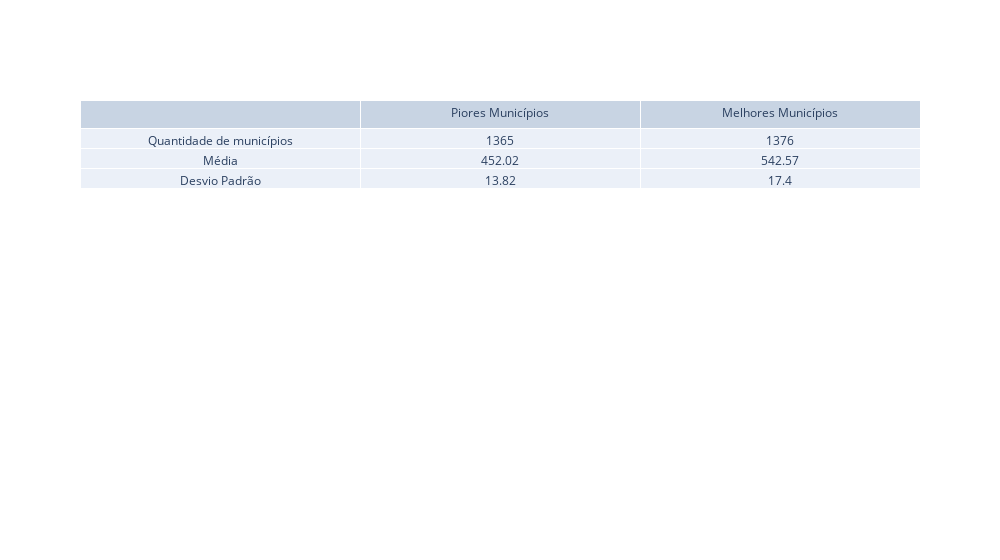

The code cell stored with this chart in its notebook:
### Code cell
df_result = pd.DataFrame({'': ['Quantidade de municípios', 'Média', 'Desvio Padrão'], 
              'Piores Municípios': [df_enem_quantile_25['municipio'].unique().size, df_enem_quantile_25['ENEM_NOTA'].mean().round(2), df_enem_quantile_25['ENEM_NOTA'].std().round(2)],
              'Melhores Municípios': [df_enem_quantile_75['municipio'].unique().size, df_enem_quantile_75['ENEM_NOTA'].mean().round(2),  df_enem_quantile_75['ENEM_NOTA'].std().round(2)]})

fig = go.Figure(
            data=[
                go.Table(
                    header=dict(values=list(df_result.columns)),
                    cells=dict(values=df_result.values.transpose()),
                )
            ]
        )

fig.update_layout(xaxis_type="category", width=1000)

fig.show()

### Figure 1 — Plotly figure (JSON) as saved in the notebook; plotly's stock layout.template omitted (floating-point values rounded to 4 significant figures)
{"data": [{"cells": {"values": [["Quantidade de municípios", "Média", "Desvio Padrão"], [1365, 452.0, 13.82], [1376, 542.6, 17.4]]}, "header": {"values": ["", "Piores Municípios", "Melhores Municípios"]}, "type": "table"}], "layout": {"width": 1000, "xaxis": {"type": "category"}}}
